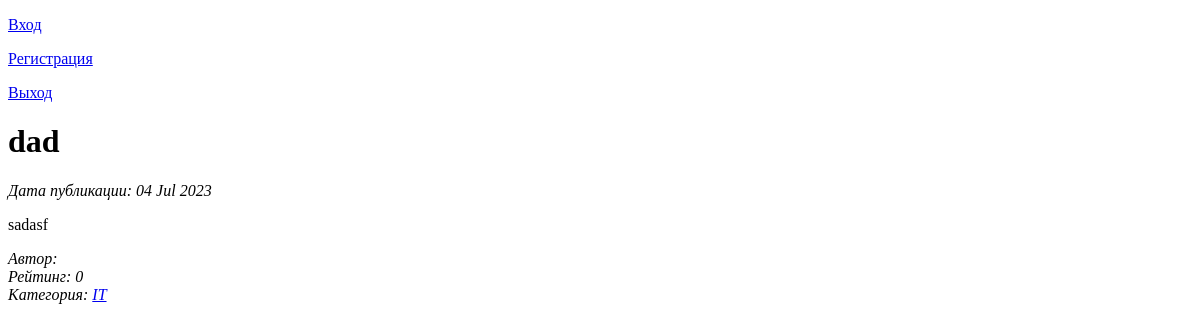
The app's page /news/9, older data.
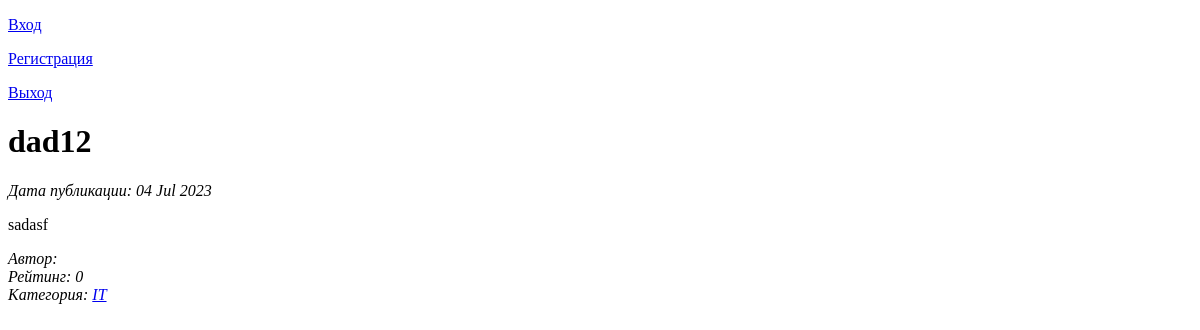
The same page, newer data.
### article/models.py (models this page shows, shortened)
class Post(models.Model):
    author = models.ForeignKey(Author, on_delete=models.CASCADE, related_name='posts')
    ARTICLE = 'AR'
    NEWS = 'NW'
    POST_TYPE = (
        (ARTICLE, 'Статья'),
        (NEWS, 'Новость')
    )
    postType = models.CharField(max_length=2, choices=POST_TYPE, default=ARTICLE)
    time = models.DateTimeField(auto_now_add=True)
    postCategory = models.ManyToManyField(Category, through='PostCategory')
    title = models.CharField(max_length=255)
    text = models.TextField()
    rating = models.IntegerField(default=0)

### article/views.py (the view)
# urls.py: path('<int:pk>', NewsPage.as_view(), name= 'news_detail'),
class NewsPage(DetailView):
    model = Post
    template_name = 'news_page.html'
    context_object_name = 'news_page'
    def get_object(self, *args, **kwargs):
        obj = cache.get(f'product-{self.kwargs["pk"]}', None)
        if not obj:
            obj = super().get_object(queryset=self.queryset)
            cache.set(f'product-{self.kwargs["pk"]}', obj)
        return obj

### article/models.py (called while the page is built)
    def __str__(self):
        return f'{self.user.first_name} {self.user.last_name}'

    def __str__(self):
        return f'{self.categoryName}'

### article/templatetags/custom_filters.py (called while the page is built)
@register.filter(name='Censor')
def Censor(value):
    text = value.lower().split()
    filtered_text = ' '.join([word for word in text if word not in variants])
    return filtered_text

@register.filter(name='replace_letters')
def replace_letters(text):
    text = text.lower().split()
    result = []
    for word in text:
        if word in variants:
            result.append(word[0] + '*'*(len(word)-2) + word[-1])
        else:
            result.append(word)
    return " ".join(result)

### templates/news_page.html (shortened to what this page needs)
{% extends 'flatpages/default.html' %}
{% load custom_filters %}
{% block content %}
<h1>{{ news_page.title|Censor }}</h1>
<i>Дата публикации: {{news_page.time|date:'d M Y' }}</i>
<p>{{news_page.text|replace_letters}}</p>
<p><i>Автор: {{news_page.author}}<br>
Рейтинг: {{news_page.rating}} <br>
Категория: {% for ps in news_page.postCategory.all %}
<a href="{% url 'news_category' ps.id %}">{{ ps }}</a>
{% endfor %}</i></p>
{% endblock content %}

Row changes from the older to the newer data that the page shows:
changed Post "sadasf": title|Censor "dad" → "dad12"
